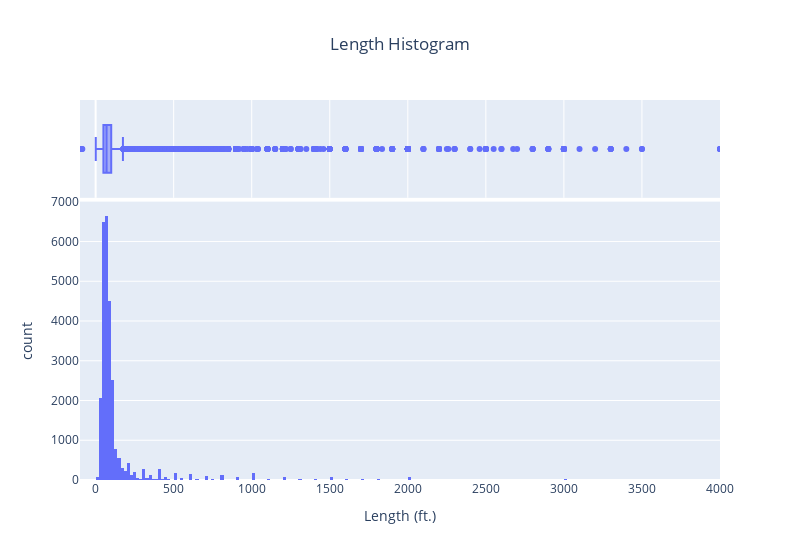

Here is the notebook cell this chart was saved with:
### Markdown cell above
# Length Value Cleaning

### Code cell
fig = px.histogram(df['Length'], range_x=[-100,4000], marginal='box', title='Length Histogram', width=800)
fig.update_layout(showlegend=False, title_x=0.5)
fig.update_xaxes(title="Length (ft.)", row=1,col=1)
# fig.write_html(html_folder + 'Length_Hist.html')

### Figure 1 — Plotly figure (JSON) as saved in the notebook; plotly's stock layout.template omitted (floating-point values rounded to 4 significant figures; data arrays with more than 128 entries replaced by an {"elided": "..."} marker saying what was removed)
{"data": [{"alignmentgroup": "True", "bingroup": "x", "hovertemplate": "variable=Length<br>value=%{x}<br>count=%{y}<extra></extra>", "legendgroup": "Length", "marker": {"color": "#636efa", "pattern": {"shape": ""}}, "name": "Length", "offsetgroup": "Length", "orientation": "v", "showlegend": true, "type": "histogram", "x": {"elided": "30305 int values"}, "xaxis": "x", "yaxis": "y"}, {"alignmentgroup": "True", "hovertemplate": "variable=Length<br>value=%{x}<extra></extra>", "legendgroup": "Length", "marker": {"color": "#636efa"}, "name": "Length", "notched": true, "offsetgroup": "Length", "showlegend": false, "type": "box", "x": {"elided": "30305 int values"}, "xaxis": "x2", "yaxis": "y2"}], "layout": {"barmode": "relative", "legend": {"title": {"text": "variable"}, "tracegroupgap": 0}, "showlegend": false, "title": {"text": "Length Histogram", "x": 0.5}, "width": 800, "xaxis": {"anchor": "y", "domain": [0, 1], "range": [-100, 4000], "title": {"text": "Length (ft.)"}}, "xaxis2": {"anchor": "y2", "domain": [0, 1], "matches": "x", "showgrid": true, "showticklabels": false}, "yaxis": {"anchor": "x", "domain": [0, 0.7326], "title": {"text": "count"}}, "yaxis2": {"anchor": "x2", "domain": [0.7426, 1], "matches": "y2", "showgrid": false, "showline": false, "showticklabels": false, "ticks": ""}}}
